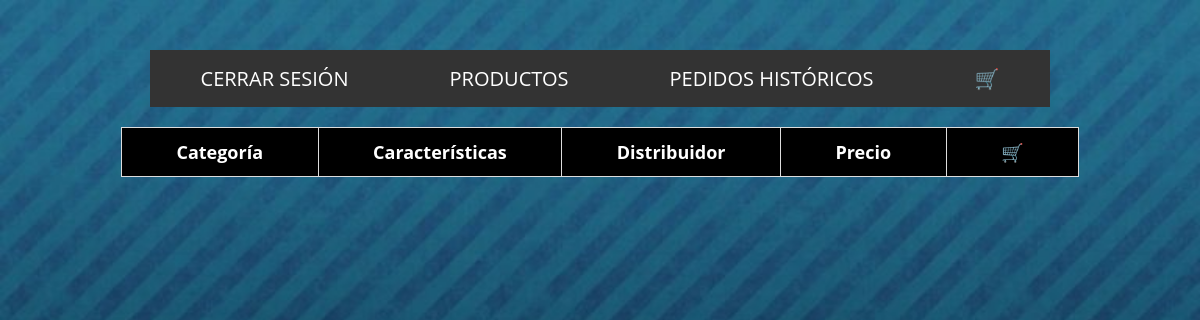
Page /SystemCare_inv/mostrar_sobremesas.php (signed in) on the earlier database version.
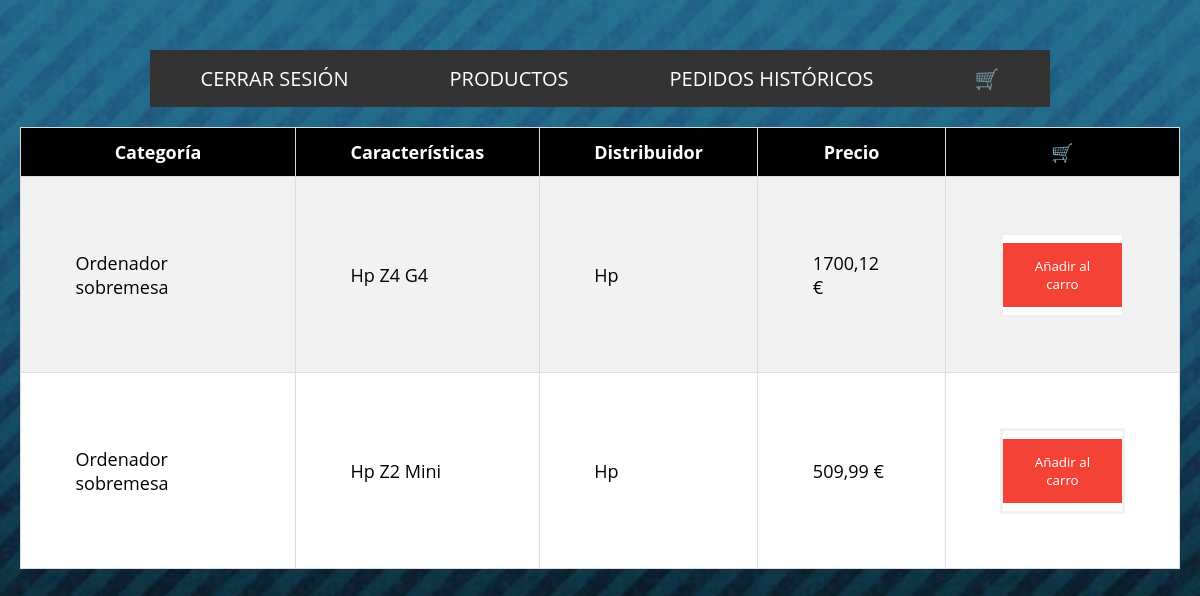
Same page on the later database version.
### tables this page shows
CREATE TABLE `productos` (
  `id` int(11) NOT NULL,
  `stock` int(11) NOT NULL,
  `categoria` varchar(255) NOT NULL,
  `caracteristicas` varchar(255) NOT NULL,
  `Distribuidor` varchar(255) NOT NULL,
  `precio` float NOT NULL
);

### SystemCare_inv/mostrar_sobremesas.php (the view, shortened to what this page needs)
<!DOCTYPE html>
<html lang="es">
<head>
    <link rel="stylesheet" href="css/style.css">
</head>
<body id="fondo">
<?php include_once('header.php');?>
<?php
    $servername = "localhost";
    $username = "systemadmin";
    $password = "abc123.";
    $dbname = "SystemCare_inv";
    $conn = mysqli_connect($servername, $username, $password, $dbname);
    $sql = "SELECT id, categoria, caracteristicas, distribuidor, precio FROM productos WHERE categoria=?";
    $stmt = mysqli_prepare($conn, $sql);
    $categoria = 'Ordenador sobremesa';
    mysqli_stmt_bind_param($stmt, "s", $categoria);
    mysqli_stmt_execute($stmt);
    $resultado = mysqli_stmt_get_result($stmt);
	echo "<table id='categorias'>";
	echo "<tr><th>Categoría</th><th>Características</th><th>Distribuidor</th><th>Precio</th><th>🛒</th></tr>";
	while ($fila = mysqli_fetch_assoc($resultado)) {
    $precio = number_format($fila["precio"], 2, ',', '') . " €";
    echo "<tr><td>" . $fila["categoria"] . "</td><td>" . $fila["caracteristicas"] . "</td><td>" . $fila["distribuidor"] . "</td><td>" . $precio . "</td><td><form action='carro.php' method='POST'><input type='hidden' name='id' value='" . $fila["id"] . "'><input type='hidden' name='categoria' value='" . $fila["categoria"] . "'><input type='hidden' name='caracteristicas' value='" . $fila["caracteristicas"] . "'><input type='hidden' name='distribuidor' value='" . $fila["distribuidor"] . "'><input type='hidden' name='precio' value='" . $fila["precio"] . "'><button type='submit'>Añadir al carro</button></form></td></tr>";
	}
	echo "</table>";
?>
</body>
</html>

Differences in the rows shown:
added productos: categoria "Ordenador sobremesa", caracteristicas "Hp Z4 G4", Distribuidor "Hp", precio "1700,12 €"
added productos: categoria "Ordenador sobremesa", caracteristicas "Hp Z2 Mini", Distribuidor "Hp", precio "509,99 €"
